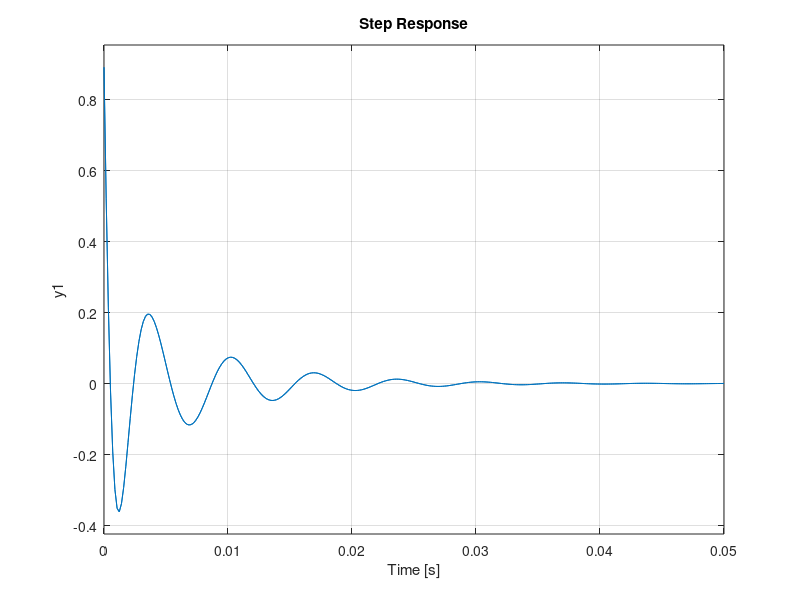

Recreate this plot in MATLAB.
s = tf('s')

H = (0.8911*s^4)/((s^2 + 2272.32*s + 3179590)*(s^2 + 266.68*s + 900440))

H_ = (0.8913*s^4)/((s^2 + 2271.87*s + 3180000)*(s^2 + 266.23*s + 899680))

step(H)
hold on
step(H_)
hold off